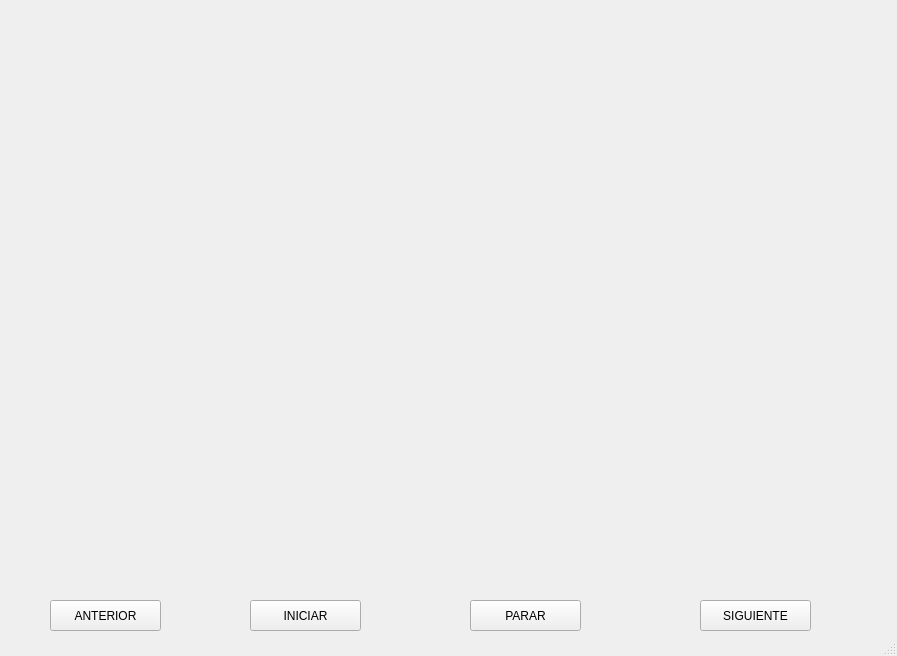
<?xml version="1.0" encoding="UTF-8"?>
<ui version="4.0">
 <class>MainWindow</class>
 <widget class="QMainWindow" name="MainWindow">
  <property name="geometry">
   <rect>
    <x>0</x>
    <y>0</y>
    <width>897</width>
    <height>656</height>
   </rect>
  </property>
  <property name="windowTitle">
   <string>MainWindow</string>
  </property>
  <widget class="QWidget" name="centralwidget">
   <widget class="QWidget" name="widget" native="true">
    <property name="geometry">
     <rect>
      <x>40</x>
      <y>10</y>
      <width>841</width>
      <height>561</height>
     </rect>
    </property>
   </widget>
   <widget class="QPushButton" name="pushButton">
    <property name="geometry">
     <rect>
      <x>50</x>
      <y>600</y>
      <width>111</width>
      <height>31</height>
     </rect>
    </property>
    <property name="text">
     <string>ANTERIOR</string>
    </property>
   </widget>
   <widget class="QPushButton" name="pushButton_2">
    <property name="geometry">
     <rect>
      <x>700</x>
      <y>600</y>
      <width>111</width>
      <height>31</height>
     </rect>
    </property>
    <property name="text">
     <string>SIGUIENTE</string>
    </property>
   </widget>
   <widget class="QPushButton" name="pushButton_3">
    <property name="geometry">
     <rect>
      <x>250</x>
      <y>600</y>
      <width>111</width>
      <height>31</height>
     </rect>
    </property>
    <property name="text">
     <string>INICIAR</string>
    </property>
   </widget>
   <widget class="QPushButton" name="pushButton_4">
    <property name="geometry">
     <rect>
      <x>470</x>
      <y>600</y>
      <width>111</width>
      <height>31</height>
     </rect>
    </property>
    <property name="text">
     <string>PARAR</string>
    </property>
   </widget>
  </widget>
  <widget class="QStatusBar" name="statusbar"/>
 </widget>
 <resources/>
 <connections/>
</ui>
